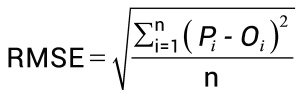
#> input picture Images/10-rmse.png, 300 x 96 px, found by its file name; the run also reads 2 pictures not shown here
$ jupyter execute --allow-errors 10-video-games-regression-modeling.ipynb   (shell and % lines are left out)   (older library calls are emulated)
#> lines starting #> are read from the running program, lines starting #| are printed output that depends on the picture
# Introduction

Predict North America video game sales with a dataset from [Kaggle](https://www.kaggle.com/gregorut/videogamesales).

Personal goal is to use Python for data cleaning and classical machine learning, so there will be a good amount of notes per method used. There will be some exploratory analysss in this notebook, but it won't go in too depth.

*Note: Codes may also come from other sources for practice/workflow

## What else do I hope to achieve from this?

Develop a stronger understanding in experimental design before developing prediction models. It's the idea of the laying out of a detailed experimental plan in advance of doing the experiment.
- How should we best represent splitting the data?
- How do we control the environment to best mimic a real-world study?

Develop a stronger understanding using Python functions and methods in the entire modeling lifecycle after data preparation.
- What's best practice?
- Should I create a bunch of wrapper functions to automate everything?
- Should I start building in a granular form first?
- Do I understand the algorithms being implemented?

## Dataset

This dataset contains a list of video games with sales greater than 100,000 copies. It was generated by a scrape of vgchartz.com.

Note: This could be another project where I could modify the scraper for practice.

__Feature Descriptions:__

1. Rank - Ranking of overall sales

1. Name - The games name

1. Platform - Platform of the games release

1. Year - Year of the game's release

1. Genre - Genre of the game

1. Publisher - Publisher of the game

1. NA_Sales - Sales in North America (in millions)

1. EU_Sales - Sales in Europe (in millions)

1. JP_Sales - Sales in Japan (in millions)

1. Other_Sales - Sales in the rest of the world (in millions)

1. Global_Sales - Total worldwide sales.

## Framing the problem

Can you predict North America video game sales?

## Method of Evaluation

Since we are predicting a price, this will be a regression problem. We will use linear algorithms like linear regression, ridge regression, lasso regression, elastic-net regression and non-linear algorithms like random forest, gradient boosting, and a stacking method.

The evaluation metric we will be using is __Root-Mean-Squared_error (RMSE)__ between actual sales and the predicted sales. RMSE is a quadratic scoring rule that also measures the average magnitude of the error. It’s the square root of the average of squared differences between prediction and actual observation.

__Why RMSE over mean-squared-error (MAE)?__ Since the errors are squared before they are averaged, the RMSE gives a relatively high weight to large errors. RMSE has the benefit of penalizing large errors more so can be more appropriate in some cases, for example, if being off by 10 is more than twice as bad as being off by 5. But if being off by 10 is just twice as bad as being off by 5, then MAE is more appropriate.

Here's a picture of the RMSE formula below.

[cell 1]
from PIL import Image
Image.open('..\\Images\\10-rmse.png')

## Modeling Framework

1. Framing the problem
    - What are we trying to solve?
    - Understand what's the problem here and ask questions
    - What type of problem are we trying to solve?
        - Classification, regression, etc.
        - Types of algorithms specified for possible use
2. Collecting relevant information and data
    - What type of data do we have?
        - Databases, scraped data, API data, etc.
    - What other data requirements are there?
    - What is considered a success for this problem?
    - What libraries do we need?
        - How do we know our models are good?
3. Process for analysis (preprocessing & cleaning)
    - How does the data structure and distribution look like?
    - Is the data usable right away?
    - Can the data be plotted?
    - What changes do we need to make the data usable if it's not already?
4. Exploratory data analysis
    - How does the data look like?
    - Are there any patterns?
        - Identify any summary statistics, plotting, counting, etc.
    - Familiarize yourself with the data
    - Basically the step to help you get to know the data better
5. Feature engineering (applied machine learning)
    - Can we create more data (features) that will be helpful for our models?
    - "... re-working of predictors is more of an art, requiring the right tools and experience to find better predictor representations" - Max Kuhn
6. Statistical analysis
    - Univariate, bivariate, multivariate analysis
        - Analysis of a single feature
        - Analysis of two features and their relationships
        - Analysis of data collected on more than one dependent variable and their relationships (PCA, PLS)
7. Modeling & Scoring
    - Splitting the data into train and test sets
        - Always make sure you have a completely separate data set to test your final model on after hyperparameter tuning and training has been done
        - Think about your experimental design beforehand so that you minimize unrelated sources of variation and reduce as much data leakage (if any) as possible
    - Standardizing the data to be on similar scales
    - Create baseline & pre-tuned models
    - Cross-validate the models
    - Hyperparameter tuning
    - Create cross-validated tuned models using best hyperparameters
    - Compare models
8. Evaluation
    - How accurate are the models?
        - Are the models overfitting or underfitting?
    - What evaluation metric are we using?
    - Is the final model good enough?
    - Which features are important?
    - Iterate steps with feature selection
9. Extra
    - Create train vs. cross-validating learning curves per size
10. Ending Notes
    - Notes on algorithms used, models created, ways to improve performances

## Collecting relevant data

[cell 2]
# Set directory
import os
#> (the rest of this cell did not finish here and is left out)

## Import libraries

[cell 3]
# Toolbox
import pandas as pd
import pandas_profiling
import numpy as np
import random
import datetime as dt
import seaborn as sns
import matplotlib.pyplot as plt

# Statistics
from scipy.stats import norm, skew, poisson, boxcox_normmax
from scipy.special import boxcox1p
from scipy import stats

# Misc
import warnings
warnings.filterwarnings(action='ignore')

# Preset data display
pd.options.display.max_seq_items = 5000
pd.options.display.max_rows = 5000

# Set notebook colors and palette
flatui = ['#9b59b6', '#3498db', '#95a5a6', '#e74c3c', '#34495e', '#2ecc71']
sns.set_palette(flatui)
sns.palplot(sns.color_palette(flatui))
sns.set_style('white')
sns.set_color_codes(palette='deep')
# Favorite color for use: #34995e
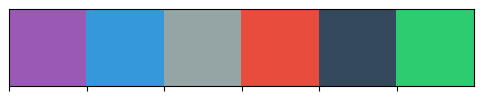
#> figure drawn by matplotlib, 1 panel

## Import data

[cell 4]
data = pd.read_csv('10-vgsales.csv')
#> (reads Data/10-vgsales.csv from the repository)

## Preprocess & Clean

Let's take a look at the data and see how it's structured. We will also be lookin for missing values as well to get an idea how complete the data is and create some summary diagnostics/plots. The less missing values the better and if they are missing, why are they missing?

In summary, some of the questions we try to answer here:
- Are we able to use the data right away?
- Are there any nul values?
- How clean is the data?

Here are some basic functions we can use below.

[cell 5]
'''

Some functions to start off with:

train.sample()
train.describe()
    train.describe(include=['O'])
    train.describe(include='all')
train.head()
train.tail()
train.value_counts().sum()
train.isnull().sum()
train.count()
train.fillna()
    train.fillna(train[col].mode(), inplace=True)
train.mean()
train.median()
train.mode()
train.shape
train.info()

'''
print('')

[cell 6]
# Top 5 rows
data.head()

[cell 7]
# Shape of the data
data.shape

## Splitting data

Since the goal of looking at this dataset is to predict video game sales, we need to have at least 1 train set and 1 test set so we will split the data here. We are splitting the data at the very beginning, because we attempt to remove the possibility of data leakage as much as we can when developing predictive models is the goal here.

__Data leakage__ - when information from outside the training dataset is used to create the model

Data leakage can cause you to create overly optimistic if not completely invalid predictive models because additional information can allow the model to learn or know something that it otherwise would not know, which will in turn invalidate the estimated performance of the model being constructed. - [MLM Link](https://machinelearningmastery.com/data-leakage-machine-learning/)

In other words, you know information of your test beforehand and then attempt to train (study & learn) on that same test and then validate your train results (time studying and what you have learned) on a "new" test data (the same dataset you learned from). So did you really learn something?

Techniques to minimize data leakage when building models
1. Perform data preparation within your cross-validation folds
    - One solution for this, we can re-prep the data within your cross validation folds including tasks like feature selection, outlier removal, encoding, feature scaling and projection methods for dimensionality reduction, and more
2. Hold back a validation dataset for final sanity check of your developed models
    - This approach splits your training dataset into 2 sets (1 train and 1 validation) and then save the validation dataset for use after the models have been created
    - Once created, validate the performance on the validation set

Common data preparation issues
1. Normalizing or standardization your entire dataset and then estimating the performance of your model using cross-validation
    - When this happens, the test data's information is being added into the training information so when we start testing, it's not a true representation of unknown data
    - An example is when you attempt to rescale the data on the same distribution of data, which includes the test set, and then use those values as inputs in your model

## Train and test sets

[cell 8]
# Split dependent and independent variables
y = data['NA_Sales']
X = data.drop(['NA_Sales'], axis=1)

# Shuffle the data and then split the data into train and test sets
# Method 1: Shuffling - most recommended method to save time; drawback includes list ordering is lost
# Method 2: Sampling - creates a new shuffled list and returns it rather than disturbing the order of original list
from sklearn.utils import shuffle
shuffled_data = shuffle(data, random_state=100).reset_index()

[cell 9]
# Split the data into train and test sets
print('75% of the data size = ', (round(len(data)*0.75, 0)))
train = shuffled_data[0:12448]
test = shuffled_data[12448:len(shuffled_data)]

[cell 10]
# Get data shape, info, columns, & dimensions
print ("*"*45)
print('********** train shape: ' + str(train.shape) + '*'*10)
print (train.info())
print ("*"*43)
print('********** test shape: ' + str(test.shape) + '*'*10)

We split the data early on using the train_test_split() function with 75% of the data going into the training set and 25% of the data going into the test set. Then we combined the y and X train data together so we have the full train population.

Now, we will not touch the test data for any reason unless we are scaling or creating new features. Only scale and create features based on the training set.

### Some methods to combine/add dataframe data
If we were combining two dataframes (appending rows), we could use a concat() method:
- pd.concat([dataframe_1, dataframe_2], ignore_index=True)

If we were combining two dataframes (appending columns), we could use a merge() method:
- pd.merge(dataframe_1, dataframe_2, left_on='id', right_on='id')
- pd.merge(dataframe_1, dataframe_2, on='id', how='left')

If we wanted to add an additional row of data, we could use an append() method:
- new_row_data = pd.Series([1,2,3,4], index=['id', 'col1', col2'...]]
- dataframe_1.append(new_row_data, ignore_index=True)

## Null values

Are there any null values? Let's show column names with any null data values.

[cell 11]
# Get nulls
null_cols = pd.DataFrame(train.isnull().sum().sort_values(ascending=False), columns=['Null Data Count'])
null_cols_pct = pd.DataFrame(round(train.isnull().sum().sort_values(ascending=False)*100/len(train), 2), columns=['Null Data Pct'])

# Combine the two dataframes (axis=1) with column names using the keys parameter
null_cols_df = pd.DataFrame(pd.concat([null_cols, null_cols_pct], axis=1))

# Get null features only
all_nulls = null_cols_df[null_cols_df['Null Data Pct']>0]

# Print
print('There are', len(all_nulls), 'columns with missing values.')
all_nulls

## Plotting the nulls

[cell 12]
# Create figure space
fig = plt.figure(figsize=(6, 6))

# Create bar plot
fig = sns.barplot(x=all_nulls.index,
                  y='Null Data Pct',
                  data=all_nulls)

# Set plot features (seaborn we use set methods vs. plt methods for matplotlib)
#> (the rest of this cell did not finish here and is left out)

Looks like we have a total of 2 features that have missing values. We can try to explore the features to see why it would have nulls in the first place, but for the sake of this notebook, we will just remove them for now. Also, the plot may be a little misleading because the bars are very large but there really is only less than 2 percent of missing data so we will rescale it in the next plot.

[cell 13]
# Create figure space
fig = plt.figure(figsize=(6, 6))

# Create bar plot
fig = sns.barplot(x=all_nulls.index,
                  y='Null Data Pct',
                  data=all_nulls)

# Set plot features (seaborn we use set methods vs. plt methods for matplotlib)
#> (the rest of this cell did not finish here and is left out)

Compare the differences. Data visualization is a crucial soft skill to have as we want to present the data to be as accurate and compelling as possible for our audience to perceive the idea of what we are attempting to inform them of. Hopefully our audience would be more engaged in this after seeing the second plot and will remember the size gap between the two. In this case, there isn't a lot of missing values based on this plot above.

### Data storytelling
Data storytelling can be a whole notebook by itself on best practices on what can be done to craft a more compelling story behind our analyses to uncover insights and drive action. Remember that all the work we do is really just a subset of a giant interdisciplinary field and for me, this subset involves behavioral economics (we are all irrational), psychology (behavioral, neuroscience), decision science, and much more!

Take a look at some of these links about data storytelling/data visualization:
- [Storytellingwithdata](http://www.storytellingwithdata.com/)
- [Data Storytelling as an essential skill](https://www.forbes.com/sites/brentdykes/2016/03/31/data-storytelling-the-essential-data-science-skill-everyone-needs/#6e2ba8e652ad)
- [Few examples](https://twooctobers.com/blog/8-data-storytelling-concepts-with-examples/)

### Ways to clean up null values

There are several methods on how to handle missing values as there are always some instances where a particular value is absent for real-world data. Reasons like corrupt date, failure to load the information correctly, never inputting the data values in the first place, or other invalid methods of data collections are all ways values are missing. It's extremely helpful to know a few methods on how to handle NaN values. Pandas library also provides a dropna() function that can be used to drop columns or rows of missing data.

Some methods of dealing with null values below:
1. Removing the entire row with the missing value using an index or dropna() function
    - Use the inplace parameter, if True, do operation inplace and return None
    - Use the axis parameter, drop labels from the index level(then 0) or column level (then 1)
2. Impute the missing value using fillna()
    - Constant value that has meaning within the domain; ex: 0 for a missing numerical value or 'Missing' for categorical
    - Value from another randomly selected record (could be completely random, or have some business insight to add)
    - Use the mean, median, or mode value of the column
    - Estimate a new value using an algorithm (ex: random forest)
3. Binning
    - Grouping the values together either within a numerical range or based on a specific condition
    - Issue from this is that you may lose information from this method
4. Ignore and leave it as it is
    - Sometimes it's useful to know that there is a missing value

## Dependent feature distribution

Let's take a look at the distribution shape of our NA_Sales feature (dependent variable, y variable). We can also do a log transformation on the variable to ensure that errors predicting expensive games on smaller consoles vs bigger consoles will affect our scoring method equally across all games.

[cell 14]
# Create a dataframe to store y and log(y) variables
na_sales_df = pd.concat([train.NA_Sales, np.log(train.NA_Sales+1).rename('Log_NA_Sales')],
                        axis=1, names=['NA_Sales', 'Log_NA_Sales'])
# Check
na_sales_df.head()

### Plot NA_Sales and Log_NA_Sales distributions

[cell 15]
# Create figure space
fig, ax = plt.subplots(figsize=(12, 5), ncols=2, nrows=1)

### Create histograms
## Use flatten() for sns objects:
# The solution is to expand/flatten make your 2d axes object and then directly iterate over it which
# gives you individual subplot, one at a time.
ax1 = sns.distplot(na_sales_df.NA_Sales, kde=False, fit=norm, ax=ax.flatten()[0])
ax2 = sns.distplot(na_sales_df.Log_NA_Sales, kde=False, fit=norm, ax=ax.flatten()[1])

# Set plot features
ax1.set_title('NA Sales Distribution', fontsize=15)
ax2.set_title('Log NA Sales Distribution', fontsize=15)
plt.show()
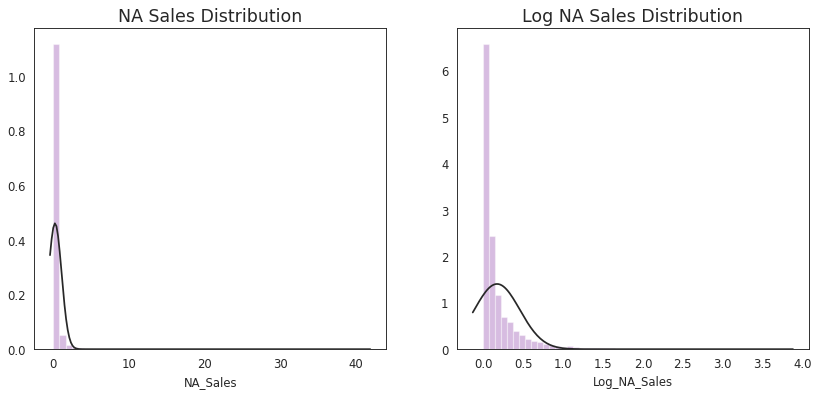
#> figure drawn by matplotlib, 2 panels; panel 1: tallest bar 1.12 high, from x = 0 to 0.83; panel 1: curve peaks at x = 0.244, y = 0.461; panel 2: tallest bar 6.58 high, from x = -6.94e-18 to 0.075; panel 2: curve peaks at x = 0.173, y = 1.4

### Distribution shapes
A left-skewed distribution has a long left tail. Left-skewed distributions are also called negatively-skewed distributions, because there is a long tail in the negative direction on the number line. The mean is also to the left of the peak which is less than the median.

A right-skewed distribution has a long right tail. Right-skewed distributions are also called positive-skew distributions since there is a long tail in the positive direction on the number line. The mean is also to the right of the peak which is larger than the median.

[cell 16]
Image.open('..\\Images\\10-distribution.jpg')
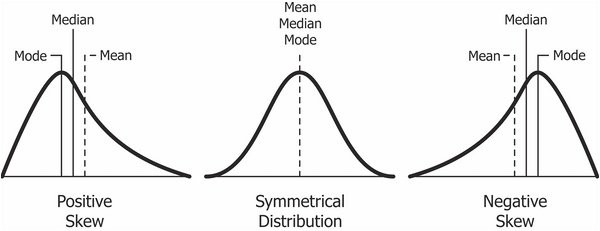
#> input picture Images/10-distribution.jpg, 600 x 231 px, found by its file name

The distribution at a glance does not pass the normal test. The shape of the distribution is positively skewed so there is a right sided tail (shown above in a sample picture). This usually indicates that the mean value is larger than the median value as well. If we can't bring the data to normality then we will not be able to use certain statistical tests like t-tests or ANOVA to compare means.

Let's see what outliers are there and figure out if we can remove them or not to make the data more normal. Removing data is not always a good thing but it can be a short-term solution when there is a justified reason.

[cell 17]
# Get outliers based on plot
train[train.NA_Sales>10]

Actually there are not a lot of NA Sales above $10M. There are in fact just 10 rows of data, these are the extremely popular games in America. Now should we remove them? What would happen to the distribution if we remove them and will this help our models in the end?

Let's plot it without the outliers first and see.

[cell 18]
# Create figure space
fig, ax = plt.subplots(figsize=(12, 5), ncols=2, nrows=1)

## Create histograms
# Use flatten() for sns objects
ax1 = sns.distplot(na_sales_df[na_sales_df.NA_Sales<10].NA_Sales, kde=False, fit=norm, ax=ax.flatten()[0])
ax2 = sns.distplot(na_sales_df[na_sales_df.NA_Sales<10].Log_NA_Sales, kde=False, fit=norm, ax=ax.flatten()[1])

# Set plot features
ax1.set_title('NA Sales Distribution', fontsize=15)
ax2.set_title('Log NA Sales Distribution', fontsize=15)
plt.show()
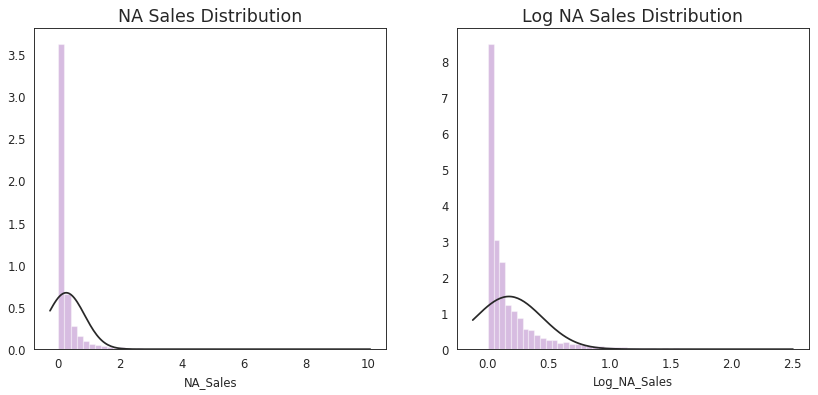
#> figure drawn by matplotlib, 2 panels; panel 1: tallest bar 3.63 high, from x = 1.39e-17 to 0.196; panel 1: curve peaks at x = 0.249, y = 0.67; panel 2: tallest bar 8.49 high, from x = 0 to 0.0476; panel 2: curve peaks at x = 0.167, y = 1.46

There is still a large skew. Let's see how many are over $5M in sales.

[cell 19]
# Get outliers based on plot
train[train.NA_Sales>5].NA_Sales.value_counts().sum()
train[train.NA_Sales>5].sort_values(by='NA_Sales', ascending=False)

There are 32 games above $5M. Let's see how the distribution looks like without them.

[cell 20]
# Create figure space
fig, ax = plt.subplots(figsize=(12, 5), ncols=2, nrows=1)

# Create histograms and use flatten() for sns plot objects
ax1 = sns.distplot(na_sales_df[na_sales_df.NA_Sales<5].NA_Sales, kde=False, fit=norm, ax=ax.flatten()[0])
ax2 = sns.distplot(na_sales_df[na_sales_df.NA_Sales<5].Log_NA_Sales, kde=False, fit=norm, ax=ax.flatten()[1])

# Set plot features
ax1.set_title('NA Sales Distribution', fontsize=15)
ax2.set_title('Log NA Sales Distribution', fontsize=15)
plt.show()
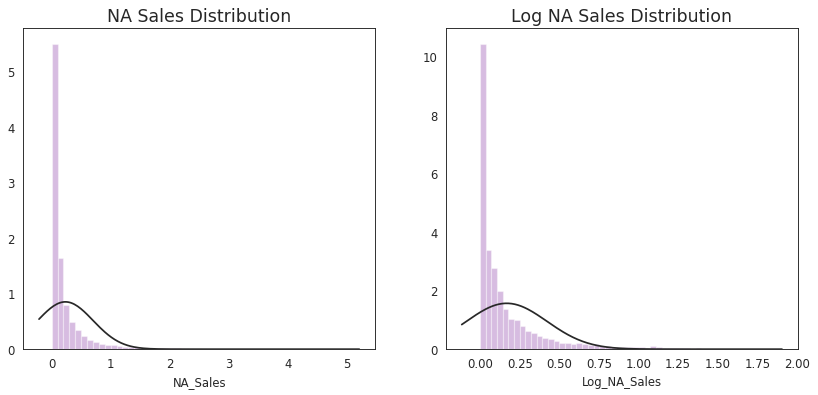
#> figure drawn by matplotlib, 2 panels; panel 1: tallest bar 5.51 high, from x = 0 to 0.0998; panel 1: curve peaks at x = 0.222, y = 0.852; panel 2: tallest bar 10.45 high, from x = -3.47e-18 to 0.0358; panel 2: curve peaks at x = 0.169, y = 1.57

After replotting it three times, and seeing the distributions made me realize that this shape looks more like a poisson distribution vs. a normal distribution. The starting point of the distribution would always be at a minimum of zero, but is it a poisson distribution?

__What is a Poisson distribution?__
- "A [Poisson distribution](https://www.investopedia.com/terms/p/poisson-distribution.asp) is a statistical distribution showing the likely number of times that an event will occur within a specified period of time. It is used for independent events which occur at a constant rate within a given interval of time. The Poisson distribution is a discrete function, meaning that the event can only be measured as occurring or not as occurring, meaning the variable can only be measured in whole numbers. Fractional occurrences of the event are not a part of the model."

If this was normally distributed, then this would be the mean and standard deviation.

[cell 21]
# Create figure space
plt.figure(figsize=(10,5))

# Create plot
sns.distplot(na_sales_df.Log_NA_Sales , fit=norm)

# Get the fitted parameters (feels off without the params somewhere visible)
mu, sigma = norm.fit(na_sales_df.Log_NA_Sales)
print( '\n mu = {:.4f} and sigma = {:.4f}\n'.format(mu, sigma))

# Plot distribution
plt.legend(['Norm Dist. ($\mu=$ {:.4f} and $\sigma=$ {:.4f} )'.format(mu, sigma)],
            loc='best')
plt.ylabel('Frequency')
plt.title('Log NA Sales Distribution')
plt.show()
#> (the rest of the program and of its run is left out)
